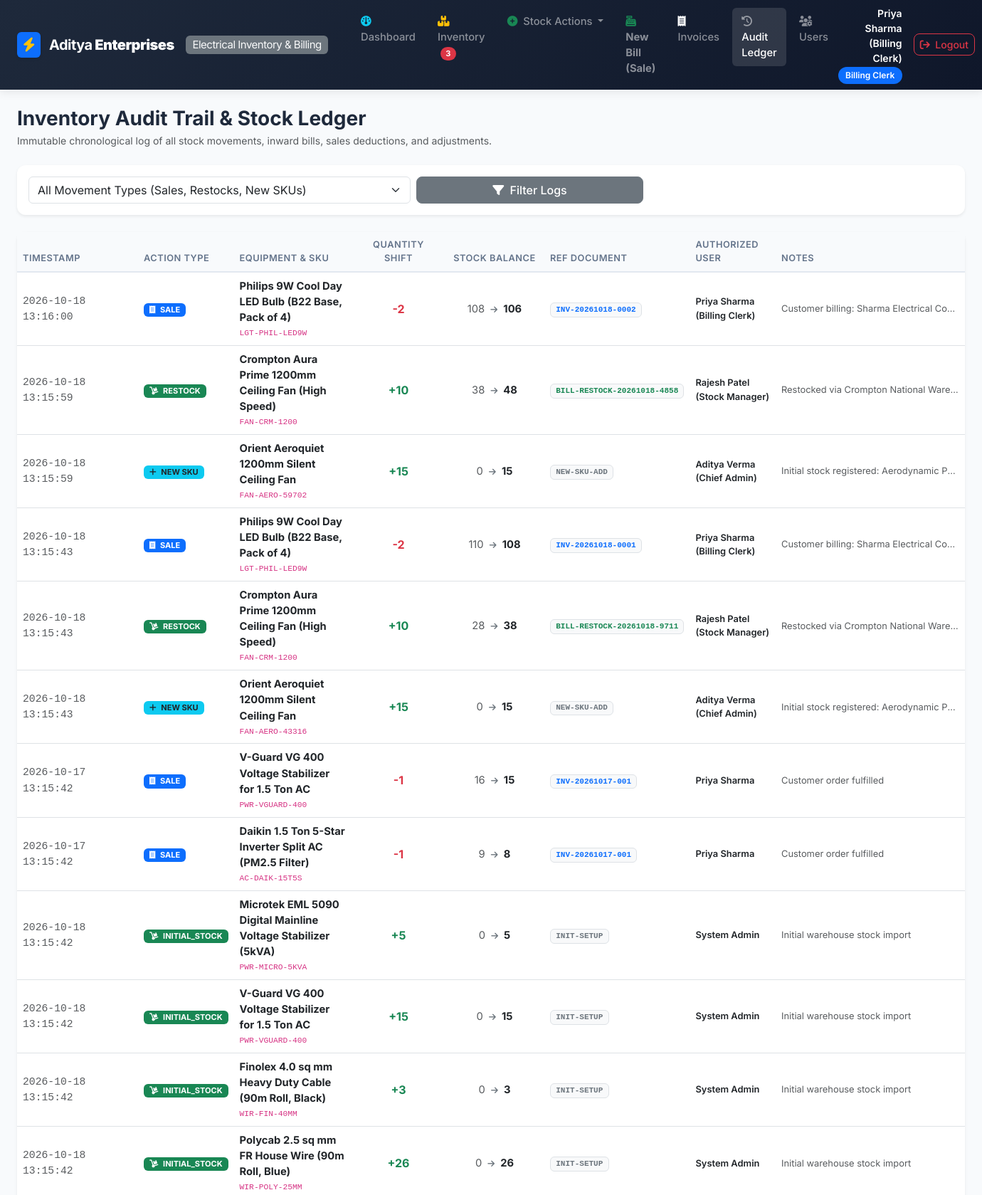
Screenshot of /audit (signed in, upper part) with the database file from the repository.
### tables this page shows
CREATE TABLE users (
                id INTEGER PRIMARY KEY AUTOINCREMENT,
                username TEXT UNIQUE NOT NULL,
                password_hash TEXT NOT NULL,
                full_name TEXT NOT NULL,
                role TEXT NOT NULL,
                email TEXT,
                created_at TIMESTAMP DEFAULT CURRENT_TIMESTAMP,
                last_login TIMESTAMP
            );

CREATE TABLE inventory_logs (
                id INTEGER PRIMARY KEY AUTOINCREMENT,
                item_id INTEGER,
                item_name TEXT,
                item_sku TEXT,
                action_type TEXT NOT NULL,
                quantity_change INTEGER NOT NULL,
                previous_stock INTEGER NOT NULL,
                new_stock INTEGER NOT NULL,
                reference_id TEXT,
                unit_price REAL,
                user_name TEXT,
                notes TEXT,
                created_at TIMESTAMP DEFAULT CURRENT_TIMESTAMP
            );

### app.py (the view)
@app.route('/audit')
@login_required
def audit_logs():
    action = request.args.get('action', '')
    sql = "SELECT * FROM inventory_logs WHERE 1=1"
    params = []
    if action:
        sql += " AND action_type = ?"
        params.append(action)
    sql += " ORDER BY id DESC LIMIT 200"
    with get_db() as conn:
        cursor = conn.cursor()
        cursor.execute(sql, params)
        logs = [dict(r) for r in cursor.fetchall()]
        cursor.execute("SELECT DISTINCT action_type FROM inventory_logs ORDER BY action_type ASC")
        action_types = [r['action_type'] for r in cursor.fetchall()]
    return render_template('audit.html', logs=logs, action_types=action_types, selected_action=action)

### app.py (called while the page is built)
@app.context_processor
def inject_globals():
    user = get_current_user()
    low_stock_count = 0
    if user:
        try:
            with get_db() as conn:
                cursor = conn.cursor()
                cursor.execute("SELECT COUNT(*) as cnt FROM items WHERE quantity <= min_threshold")
                low_stock_count = cursor.fetchone()['cnt']
        except Exception:
            low_stock_count = 0
    return {
        'current_user': user,
        'low_stock_count': low_stock_count,
        'now': datetime.now()
    }

### auth.py (called while the page is built)
def login_required(f):
    @wraps(f)
    def decorated_function(*args, **kwargs):
        if 'user_id' not in session:
            flash('Please log in with authorized credentials to access this system.', 'warning')
            return redirect(url_for('login'))
        return f(*args, **kwargs)
    return decorated_function

def get_current_user():
    if 'user_id' not in session:
        return None
    with get_db() as conn:
        cursor = conn.cursor()
        cursor.execute("SELECT id, username, full_name, role, email, last_login FROM users WHERE id = ?", (session['user_id'],))
        row = cursor.fetchone()
        return dict(row) if row else None

### database.py (called while the page is built)
def get_db_connection():
    conn = sqlite3.connect(DB_PATH)
    conn.row_factory = sqlite3.Row
    conn.execute("PRAGMA foreign_keys = ON")
    return conn

@contextmanager
def get_db():
    conn = get_db_connection()
    try:
        yield conn
        conn.commit()
    except Exception:
        conn.rollback()
        raise
    finally:
        conn.close()

### templates/audit.html (shortened to what this page needs)
{% extends "base.html" %}
{% block content %}
<div class="d-flex flex-column flex-md-row justify-content-between align-items-md-center gap-3 mb-4">
    <div>
        <h2 class="h3 fw-bold mb-1">Inventory Audit Trail & Stock Ledger</h2>
        <p class="text-muted small mb-0">Immutable chronological log of all stock movements, inward bills, sales deductions, and adjustments.</p>
    </div>
</div>
<div class="card mb-4 border-0 shadow-sm">
    <div class="card-body p-3">
        <form method="GET" action="{{ url_for('audit_logs') }}" class="row g-2 align-items-center">
            <div class="col-md-5">
                <select name="action" class="form-select" onchange="this.form.submit()">
                    <option value="">All Movement Types (Sales, Restocks, New SKUs)</option>
                </select>
            </div>
            <div class="col-md-3">
                <button type="submit" class="btn btn-secondary w-100">
                    <i class="fa-solid fa-filter me-1"></i> Filter Logs
                </button>
            </div>
        </form>
    </div>
</div>
<div class="card shadow-sm border-0">
    <div class="card-body p-0">
        <div class="table-responsive">
            <table class="table table-hover align-middle mb-0">
                <thead>
                    <tr>
                        <th style="width: 170px;">Timestamp</th>
                        <th style="width: 130px;">Action Type</th>
                        <th>Equipment & SKU</th>
                        <th class="text-center" style="width: 130px;">Quantity Shift</th>
                        <th class="text-center" style="width: 140px;">Stock Balance</th>
                        <th>Ref Document</th>
                        <th>Authorized User</th>
                        <th>Notes</th>
                    </tr>
                </thead>
                <tbody>
                    {% if logs %}
                        {% for log in logs %}
                        <tr>
                            <td class="small text-muted font-monospace">
                                {{ log.created_at }}
                            </td>
                            <td>
                                {% if log.action_type == 'SALE' %}
                                <span class="badge bg-primary px-2 py-1"><i class="fa-solid fa-receipt me-1"></i> SALE</span>
                                {% elif log.action_type in ['RESTOCK', 'INITIAL_STOCK'] %}
                                <span class="badge bg-success px-2 py-1"><i class="fa-solid fa-dolly me-1"></i> {{ log.action_type }}</span>
                                {% elif log.action_type == 'NEW_ITEM' %}
                                <span class="badge bg-info text-dark px-2 py-1"><i class="fa-solid fa-plus me-1"></i> NEW SKU</span>
                                {% elif log.action_type == 'DELETE' %}
                                <span class="badge bg-danger px-2 py-1"><i class="fa-solid fa-trash me-1"></i> DELETED</span>
                                {% else %}
                                <span class="badge bg-secondary px-2 py-1">{{ log.action_type }}</span>
                                {% endif %}
                            </td>
                            <td>
                                <div class="fw-bold text-dark">{{ log.item_name }}</div>
                                <div class="text-muted small"><code>{{ log.item_sku }}</code></div>
                            </td>
                            <td class="text-center">
                                <span class="fs-6 fw-bold {% if log.quantity_change > 0 %}text-success{% elif log.quantity_change < 0 %}text-danger{% else %}text-muted{% endif %}">
                                    {% if log.quantity_change > 0 %}+{% endif %}{{ log.quantity_change }}
                                </span>
                            </td>
                            <td class="text-center small">
                                <span class="text-muted">{{ log.previous_stock }}</span>
                                <i class="fa-solid fa-arrow-right mx-1 text-secondary" style="font-size: 0.7rem;"></i>
                                <strong class="text-dark">{{ log.new_stock }}</strong>
                            </td>
                            <td>
                                {% if log.reference_id %}
                                    {% if 'INV-' in log.reference_id %}
                                    <span class="badge bg-light text-primary border font-monospace">{{ log.reference_id }}</span>
                                    {% elif 'BILL-' in log.reference_id %}
                                    <span class="badge bg-light text-success border font-monospace">{{ log.reference_id }}</span>
                                    {% else %}
                                    <span class="badge bg-light text-secondary border font-monospace">{{ log.reference_id }}</span>
                                    {% endif %}
                                {% else %}
                                    <span class="text-muted small">&mdash;</span>
                                {% endif %}
                            </td>
                            <td>
                                <div class="small fw-semibold text-dark">{{ log.user_name }}</div>
                            </td>
                            <td>
                                <div class="small text-muted text-truncate" style="max-width: 250px;">{{ log.notes or '&mdash;' }}</div>
                            </td>
                        </tr>
                        {% endfor %}
                    {% endif %}
                </tbody>
            </table>
        </div>
    </div>
</div>
{% endblock %}

### templates/base.html (shortened to what this page needs)
<!DOCTYPE html>
<html lang="en">
<head>
    <link href="https://cdn.jsdelivr.net/npm/bootstrap@5.3.3/dist/css/bootstrap.min.css" rel="stylesheet">
    <link href="https://cdnjs.cloudflare.com/ajax/libs/font-awesome/6.5.1/css/all.min.css" rel="stylesheet">
    <link href="{{ url_for('static', filename='css/custom.css') }}" rel="stylesheet">
</head>
<body>
    <nav class="navbar navbar-expand-lg navbar-dark sticky-top no-print py-2">
        <div class="container-fluid px-lg-4">
            <a class="navbar-brand text-white" href="{{ url_for('dashboard') if current_user else url_for('login') }}">
                <span class="p-2 rounded bg-primary d-inline-flex align-items-center justify-content-center shadow-sm">
                    <i class="fa-solid fa-bolt text-warning fs-5"></i>
                </span>
                <span class="ms-1">Aditya<strong class="text-primary-light"> Enterprises</strong></span>
                <span class="badge bg-secondary text-light fw-normal ms-2 small d-none d-sm-inline-block">Electrical Inventory & Billing</span>
            </a>
            {% if current_user %}
            <div class="collapse navbar-collapse" id="navMain">
                <ul class="navbar-nav me-auto mb-2 mb-lg-0 ms-lg-3 gap-1">
                    <li class="nav-item">
                        <a class="nav-link text-white-50 {% if request.endpoint == 'dashboard' %}active text-white{% endif %}" href="{{ url_for('dashboard') }}">
                            <i class="fa-solid fa-gauge me-1 text-info"></i> Dashboard
                        </a>
                    </li>
                    <li class="nav-item">
                        <a class="nav-link text-white-50 {% if request.endpoint == 'inventory_list' %}active text-white{% endif %}" href="{{ url_for('inventory_list') }}">
                            <i class="fa-solid fa-boxes-stacked me-1 text-warning"></i> Inventory
                            {% if low_stock_count > 0 %}
                            <span class="badge bg-danger rounded-pill ms-1">{{ low_stock_count }}</span>
                            {% endif %}
                        </a>
                    </li>
                    <li class="nav-item dropdown">
                        <a class="nav-link text-white-50 dropdown-toggle" href="#" role="button" data-bs-toggle="dropdown">
                            <i class="fa-solid fa-plus-circle me-1 text-success"></i> Stock Actions
                        </a>
                    </li>
                    <li class="nav-item">
                        <a class="nav-link text-white-50 {% if request.endpoint == 'billing' %}active text-white{% endif %}" href="{{ url_for('billing') }}">
                            <i class="fa-solid fa-cash-register me-1 text-success"></i> <strong>New Bill (Sale)</strong>
                        </a>
                    </li>
                    <li class="nav-item">
                        <a class="nav-link text-white-50 {% if request.endpoint in ['invoice_list', 'view_invoice'] %}active text-white{% endif %}" href="{{ url_for('invoice_list') }}">
                            <i class="fa-solid fa-receipt me-1 text-light"></i> Invoices
                        </a>
                    </li>
                    <li class="nav-item">
                        <a class="nav-link text-white-50 {% if request.endpoint == 'audit_logs' %}active text-white{% endif %}" href="{{ url_for('audit_logs') }}">
                            <i class="fa-solid fa-clock-rotate-left me-1 text-white-50"></i> Audit Ledger
                        </a>
                    </li>
                    <li class="nav-item">
                        <a class="nav-link text-white-50 {% if request.endpoint == 'users_list' %}active text-white{% endif %}" href="{{ url_for('users_list') }}">
                            <i class="fa-solid fa-users-gear me-1 text-white-50"></i> Users
                        </a>
                    </li>
                </ul>
                <div class="d-flex align-items-center gap-3">
                    <div class="text-end d-none d-md-block text-white">
                        <div class="fw-semibold small leading-tight">{{ current_user.full_name }}</div>
                        <span class="badge bg-primary text-white badge-role">{{ current_user.role }}</span>
                    </div>
                    <a href="{{ url_for('logout') }}" class="btn btn-outline-danger btn-sm text-nowrap" title="Secure Logout">
                        <i class="fa-solid fa-arrow-right-from-bracket me-1"></i> Logout
                    </a>
                </div>
            </div>
            {% endif %}
        </div>
    </nav>
    <main class="flex-grow-1 py-4">
        <div class="container-fluid px-lg-4">
            {% block content %}{% endblock %}
        </div>
    </main>
</body>
</html>

### static/css/custom.css (style rules this page uses)
:root { --primary-color: #4f46e5; --primary-hover: #4338ca; --primary-light: #e0e7ff; --dark-bg: #0f172a; --card-bg: #ffffff; --sidebar-bg: #1e293b; --border-color: #e2e8f0; --text-main: #1e293b; --text-muted: #64748b; --success-color: #10b981; --warning-color: #f59e0b; --danger-color: #ef4444; --info-color: #06b6d4; }
body { background-color: #f8fafc; font-family: 'Inter', -apple-system, BlinkMacSystemFont, "Segoe UI", Roboto, sans-serif; color: var(--text-main); min-height: 100vh; display: flex; flex-direction: column; }
.navbar-brand { font-weight: 700; letter-spacing: -0.5px; display: flex; align-items: center; gap: 8px; }
.navbar { background: linear-gradient(135deg, #1e293b 0%, #0f172a 100%) !important; box-shadow: 0 4px 12px rgba(0, 0, 0, 0.08); }
.nav-link { font-weight: 500; font-size: 0.92rem; transition: all 0.2s ease; border-radius: 6px; padding: 0.5rem 0.85rem !important; }
.nav-link:hover, .nav-link.active { background-color: rgba(255, 255, 255, 0.12); color: #fff !important; }
.card { border: 1px solid var(--border-color); border-radius: 12px; box-shadow: 0 1px 3px rgba(0, 0, 0, 0.04); transition: transform 0.2s ease, box-shadow 0.2s ease; background-color: #ffffff; }
.badge-role { font-weight: 600; font-size: 0.75rem; padding: 0.35rem 0.65rem; border-radius: 9999px; }
.table th { font-size: 0.8rem; text-transform: uppercase; letter-spacing: 0.5px; color: var(--text-muted); font-weight: 600; border-bottom: 2px solid var(--border-color); background-color: #f8fafc; }
.table td { vertical-align: middle; font-size: 0.92rem; }
.btn { border-radius: 8px; font-weight: 500; transition: all 0.2s ease; }

### rows the page displays
users: full_name "Priya Sharma (Billing Clerk)", role "Billing Clerk"
inventory_logs: created_at "2026-10-18 13:16:00", action_type "SALE" (drawn), item_name "Philips 9W Cool Day LED Bulb (B22 Base, Pack of 4)", item_sku "LGT-PHIL-LED9W", quantity_change "-2", previous_stock "108", new_stock "106", reference_id "INV-20261018-0002", user_name "Priya Sharma (Billing Clerk)", notes "Customer billing: Sharma Electrical Co…"
inventory_logs: created_at "2026-10-18 13:15:59", action_type "RESTOCK", item_name "Crompton Aura Prime 1200mm Ceiling Fan (High Speed)", item_sku "FAN-CRM-1200", quantity_change "10", previous_stock "38", new_stock "48", reference_id "BILL-RESTOCK-20261018-4858", user_name "Rajesh Patel (Stock Manager)", notes "Restocked via Crompton National Ware…"
inventory_logs: created_at "2026-10-18 13:15:59", action_type "NEW_ITEM" (drawn), item_name "Orient Aeroquiet 1200mm Silent Ceiling Fan", item_sku "FAN-AERO-59702", quantity_change "15", previous_stock "0", new_stock "15", reference_id "NEW-SKU-ADD", user_name "Aditya Verma (Chief Admin)", notes "Initial stock registered: Aerodynamic P…"
inventory_logs: created_at "2026-10-18 13:15:43", action_type "SALE" (drawn), item_name "Philips 9W Cool Day LED Bulb (B22 Base, Pack of 4)", item_sku "LGT-PHIL-LED9W", quantity_change "-2", previous_stock "110", new_stock "108", reference_id "INV-20261018-0001", user_name "Priya Sharma (Billing Clerk)", notes "Customer billing: Sharma Electrical Co…"
inventory_logs: created_at "2026-10-18 13:15:43", action_type "RESTOCK", item_name "Crompton Aura Prime 1200mm Ceiling Fan (High Speed)", item_sku "FAN-CRM-1200", quantity_change "10", previous_stock "28", new_stock "38", reference_id "BILL-RESTOCK-20261018-9711", user_name "Rajesh Patel (Stock Manager)", notes "Restocked via Crompton National Ware…"
inventory_logs: created_at "2026-10-18 13:15:43", action_type "NEW_ITEM" (drawn), item_name "Orient Aeroquiet 1200mm Silent Ceiling Fan", item_sku "FAN-AERO-43316", quantity_change "15", previous_stock "0", new_stock "15", reference_id "NEW-SKU-ADD", user_name "Aditya Verma (Chief Admin)", notes "Initial stock registered: Aerodynamic P…"
inventory_logs: created_at "2026-10-17 13:15:42", action_type "SALE" (drawn), item_name "V-Guard VG 400 Voltage Stabilizer for 1.5 Ton AC", item_sku "PWR-VGUARD-400", quantity_change "-1", previous_stock "16", new_stock "15", reference_id "INV-20261017-001", user_name "Priya Sharma", notes "Customer order fulfilled"
inventory_logs: created_at "2026-10-17 13:15:42", action_type "SALE" (drawn), item_name "Daikin 1.5 Ton 5-Star Inverter Split AC (PM2.5 Filter)", item_sku "AC-DAIK-15T5S", quantity_change "-1", previous_stock "9", new_stock "8", reference_id "INV-20261017-001", user_name "Priya Sharma", notes "Customer order fulfilled"
inventory_logs: created_at "2026-10-18 13:15:42", action_type "INITIAL_STOCK", item_name "Microtek EML 5090 Digital Mainline Voltage Stabilizer (5kVA)", item_sku "PWR-MICRO-5KVA", quantity_change "5", previous_stock "0", new_stock "5", reference_id "INIT-SETUP", user_name "System Admin", notes "Initial warehouse stock import"
inventory_logs: created_at "2026-10-18 13:15:42", action_type "INITIAL_STOCK", item_name "V-Guard VG 400 Voltage Stabilizer for 1.5 Ton AC", item_sku "PWR-VGUARD-400", quantity_change "15", previous_stock "0", new_stock "15", reference_id "INIT-SETUP", user_name "System Admin", notes "Initial warehouse stock import"
inventory_logs: created_at "2026-10-18 13:15:42", action_type "INITIAL_STOCK", item_name "Finolex 4.0 sq mm Heavy Duty Cable (90m Roll, Black)", item_sku "WIR-FIN-40MM", quantity_change "3", previous_stock "0", new_stock "3", reference_id "INIT-SETUP", user_name "System Admin", notes "Initial warehouse stock import"
inventory_logs: created_at "2026-10-18 13:15:42", action_type "INITIAL_STOCK", item_name "Polycab 2.5 sq mm FR House Wire (90m Roll, Blue)", item_sku "WIR-POLY-25MM", quantity_change "26", previous_stock "0", new_stock "26", reference_id "INIT-SETUP", user_name "System Admin", notes "Initial warehouse stock import"

### other values shown
{{ low_stock_count }} "3"
